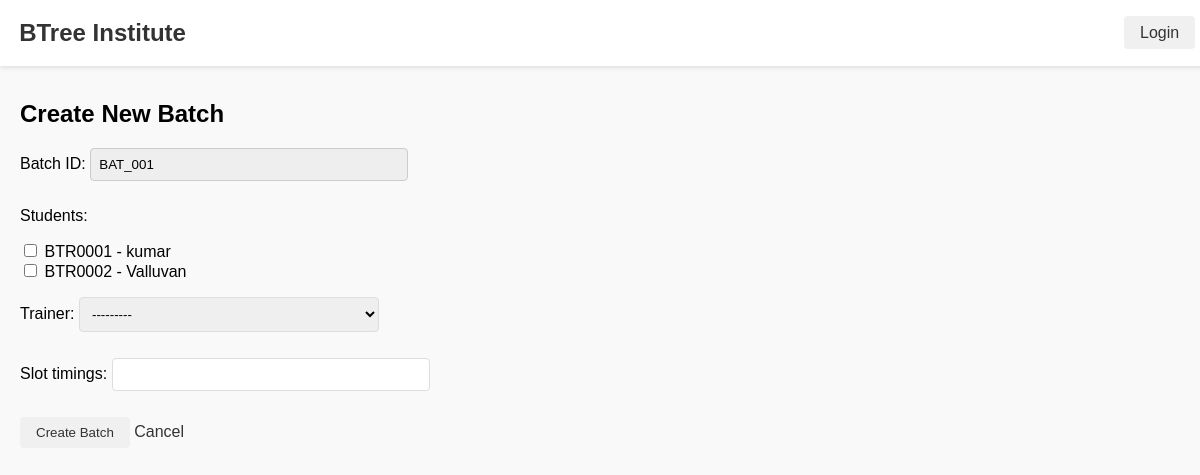
Before: /batches/create/ with the older database file.
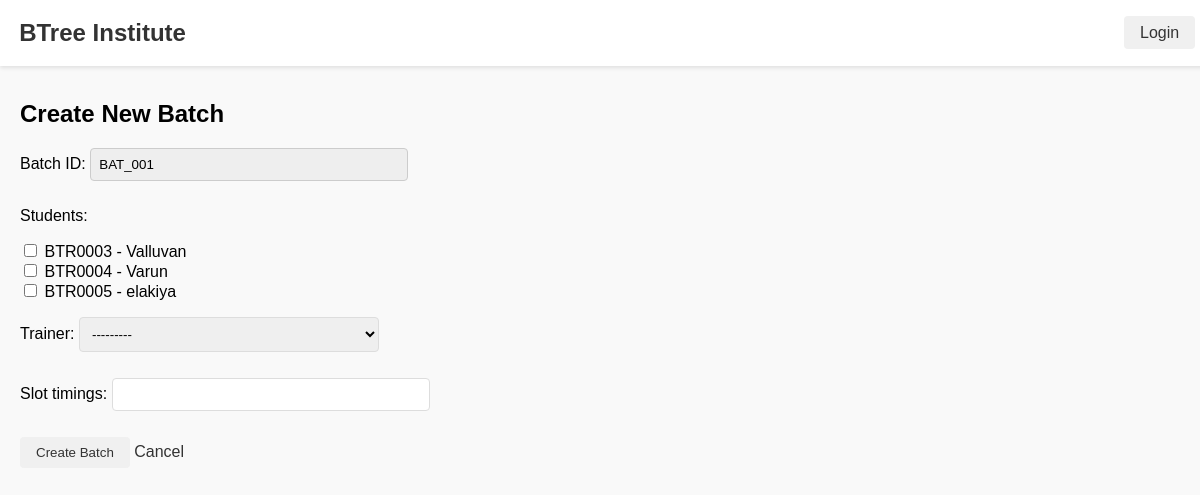
After: the same page with the newer database file.
### batchdb/views.py (the view)
# urls.py: path('create/', create_batch, name='create_batch'),
def create_batch(request):
    next_batch_id = get_next_batch_id()
    if request.method == 'POST':
        form = BatchForm(request.POST)
        if form.is_valid():
            batch = form.save(commit=False)
            batch.batch_id = next_batch_id  # Set manually
            batch.save()
            batch.students.set(form.cleaned_data['students'])
            for student in form.cleaned_data['students']:
                if student.pl_required:
                    Placement.objects.get_or_create(student=student)
            messages.success(request, f"Batch {batch.batch_id} created successfully.")
            return redirect('batch_list')
    else:
        form = BatchForm()
    return render(request, 'batchdb/create_batch.html', {'form': form, 'next_batch_id': next_batch_id})

### batchdb/forms.py
class BatchForm(forms.ModelForm):
    students = forms.ModelMultipleChoiceField(
        queryset=Student.objects.all(),
        widget=forms.CheckboxSelectMultiple,
        required=True
    )
    trainer = forms.ModelChoiceField(
        queryset=Trainer.objects.all(),
        required=True
    )
    class Meta:
        model = Batch
        fields = ['students', 'trainer', 'slot_timings']

### batchdb/views.py (called while the page is built)
def get_next_batch_id():
    last_batch = Batch.objects.order_by('-id').first()
    if last_batch and last_batch.batch_id.startswith('BAT_'):
        last_num = int(last_batch.batch_id.replace('BAT_', ''))
        return f"BAT_{last_num + 1:03d}"
    return "BAT_001"

### studentsdb/models.py (called while the page is built)
    def __str__(self):
        return f"{self.student_id} - {self.name}"

### trainersdb/models.py (called while the page is built)
    def __str__(self):
        return f"{self.trainer_id} - {self.name}"

### templates/batchdb/create_batch.html (shortened to what this page needs)
{% extends "base.html" %}
{% block content %}
<h2>Create New Batch</h2>
<form method="post">
    <p>
        <label>Batch ID:</label>
        <input type="text" value="{{ next_batch_id }}" readonly style="background-color: #eee; border: 1px solid #ccc;">
    </p>
    {{ form.as_p }}
    <button type="submit">Create Batch</button>
    <a href="{% url 'batch_list' %}">Cancel</a>
</form>
{% endblock %}

Changed rows visible on the page:
changed Trainer: name "Varun" → "Ishaq" (drawn)
Other visible differences:
form field students: "☐ ☐" → "☐ ☐ ☐"
text no longer shown: "Students: BTR0001 - kumar BTR0002 - Valluvan Trainer: Slot timings:"
text now shown: "Students: BTR0003 - Valluvan BTR0004 - Varun BTR0005 - elakiya Trainer: Slot timings:"
